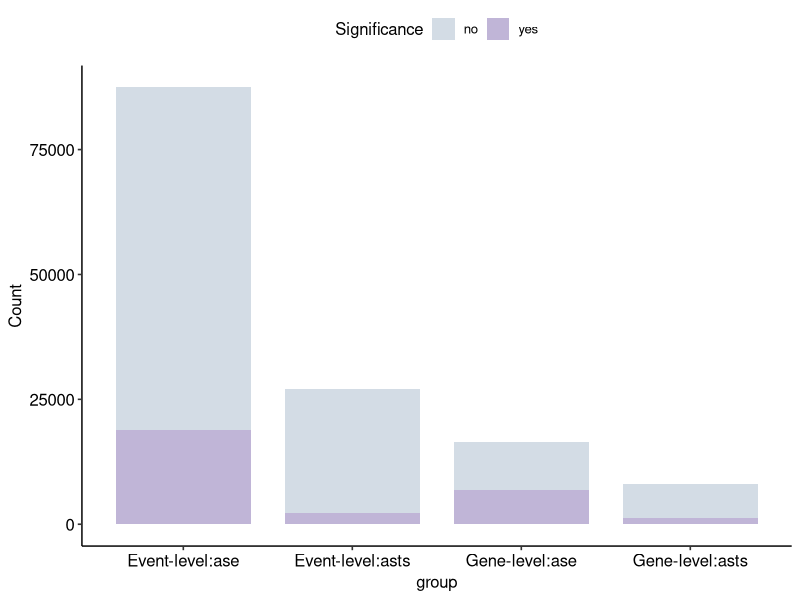
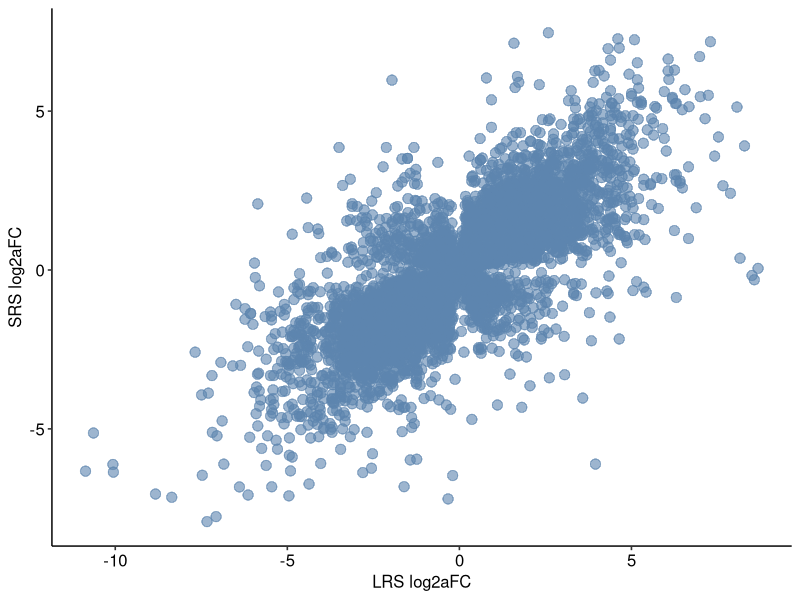
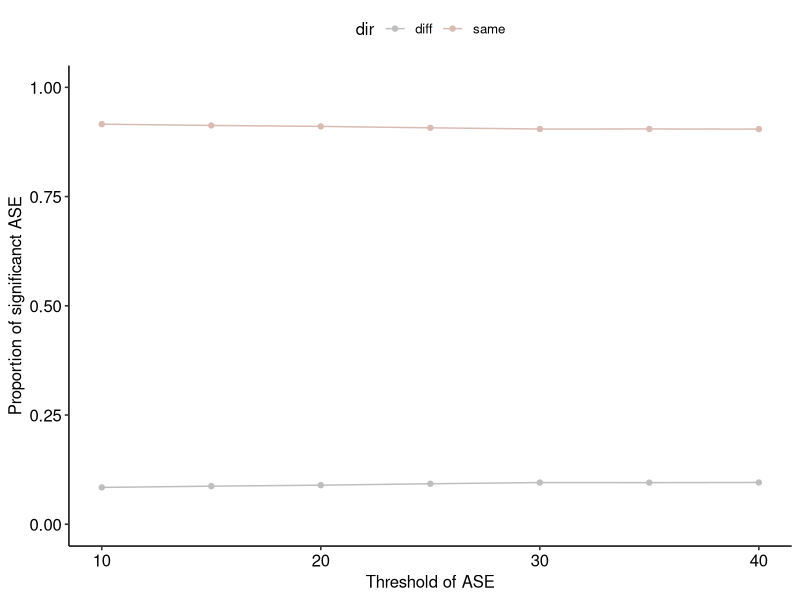
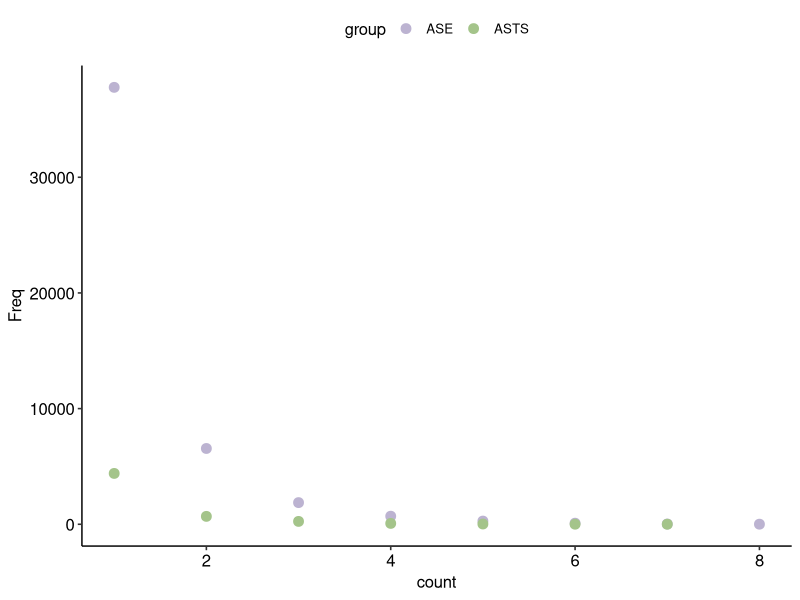
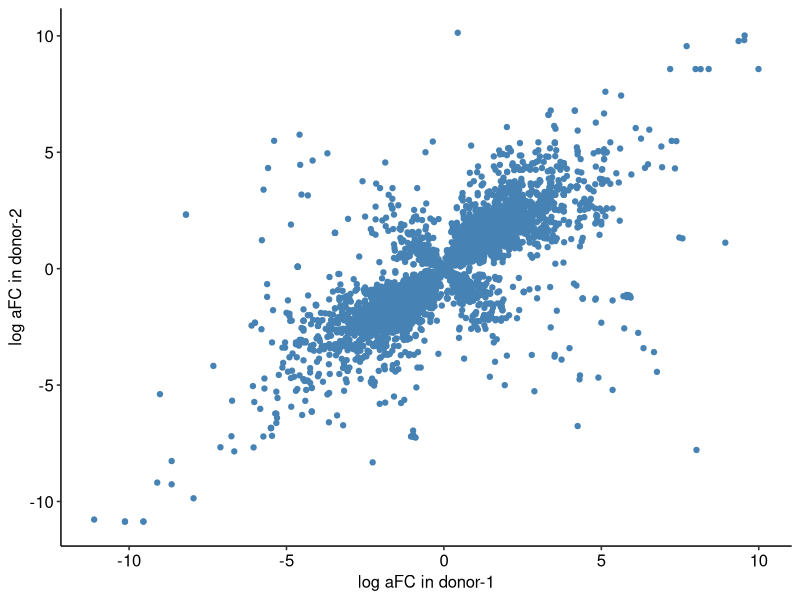
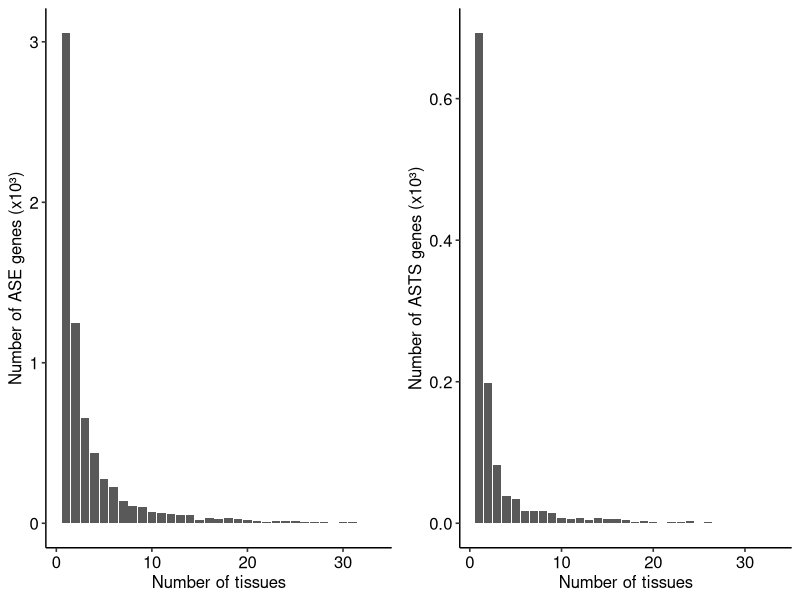

The R script that drew these images, in order:
#==============================================#
#  ASE ASTS#
# Supp-Figure-14#
#==============================================#

library(dplyr)
library(data.table)
library(tidyverse)
library(ggplot2)
library(ggpubr)
library(ggrastr)

setwd("/path/to/GTOP_code/supp/supp_fig14/input")


#Supp.Fig.14a the number of significant ase/asts -------------------------------

df_plot.m <- fread("Figure S14a.txt")
ggplot(df_plot.m,aes(x=group,y=Count,fill=Significance)) + geom_bar(stat="identity",width=.8) + theme_pubr() + 
  scale_fill_manual(breaks = c("no","yes"),values = c("#D3DCE5","#C0B5D7"))


# Supp.Fig.14b comparation bewteen SRS ASE and LRS ASE
df_plot <- fread("Figure S14b.txt")
ggplot(df_plot)+
  # geom_point(size=3, aes(x=logafc, y=as.numeric(log2_aFC)), alpha=0.6, color="grey80") +
  geom_point_rast(size=3, aes(x=logafc, y=as.numeric(log2_aFC)), alpha=0.6, color="#5d86af") +
  xlab("LRS log2aFC") + ylab("SRS log2aFC") +
  theme_pubr()

# Supp.Fig.14c concordance of ASE direction between LRS and SRS across thresholds

df_plot <- fread("Figure S14c.txt")

ggplot(df_plot)+
  geom_point(aes(x=thresh, y=ratio, fill=dir, color=dir))+
  geom_line(aes(x=thresh, y=ratio, fill=dir, color=dir))+
  scale_fill_manual(values=c("diff"="grey", "same"="#d8bbb3"))+
  scale_color_manual(values=c("diff"="grey", "same"="#d8bbb3"))+
  scale_y_continuous(limits = c(0, 1))+
  theme_pubr()+
  xlab("Threshold of ASE")+
  ylab("Proportion of significanct ASE")


# Supp.Fig.14d the distribution of ASE/ASTS events for donors
df_plot <- fread("Figure S14d.txt")
ggplot(df_plot,aes(x=count,y=Freq,color=group)) + 
  scale_color_manual(
  values = c(
    "ASE" = "#bcb3d1",
    "ASTS" = "#a4c48a"
  ))+
    geom_point(size=3) + theme_pubr()

# Supp.Fig.14e log2aFC in ASE events for donor 1 and donor 2

df_plot <- fread("Figure S14e.txt")
ggplot(df_plot,aes(x=logafc.x,y=logafc.y)) + geom_point(color="steelblue") + 
  xlab("log aFC in donor-1")+
  ylab("log aFC in donor-2")+
  theme_pubr()


# S14 f-g the distribution of ASE/ASTS genes

df_plot <- fread("Figure S14f-g.txt")

p1 <- ggplot(df_plot,aes(x=ase_tissues))+
  geom_bar(aes(y = after_stat(count / 1000)), stat = "count")+
  xlab("Number of tissues")+
  ylab("Number of ASE genes (x10³)")+
  theme_pubr()

p2 <- ggplot(df_plot,aes(x=asts_tissues))+
  geom_bar(aes(y = after_stat(count / 1000)), stat = "count")+
  xlab("Number of tissues")+
  ylab("Number of ASTS genes (x10³)")+
  theme_pubr()

cowplot::plot_grid(p1, p2, ncol = 2)
